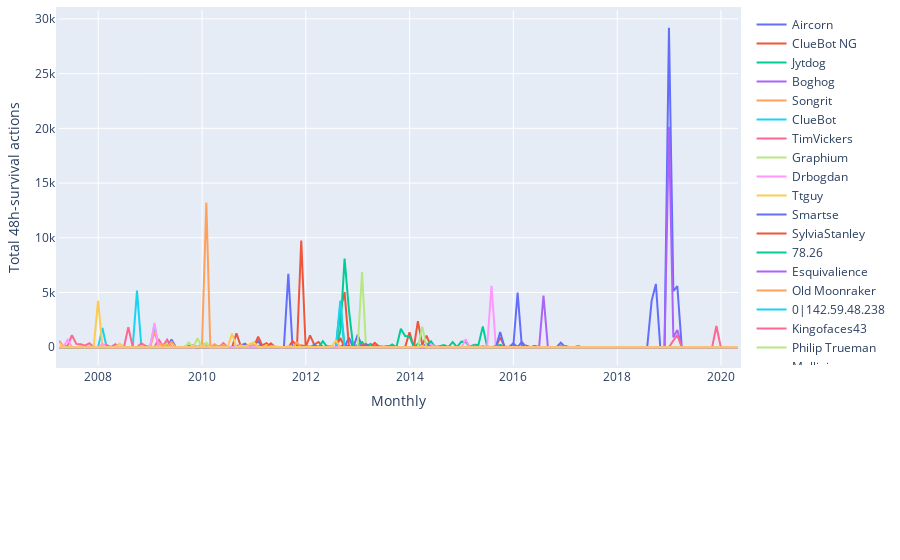

Notebook code cell kept with this figure:
### Markdown cell above
<span style="color: #626262"> Try yourself! This is what will happen when you click 'Get Editors Rank' button: </span>

### Code cell
### ------------------------------------------------------------------------------- ###
### TRY YOURSELF! THIS IS WHAT WILL HAPPEN WHEN YOU CLICK 'Get Editors Info' BUTTON ###
### ------------------------------------------------------------------------------- ###

## Create an RankedEditorsListener instance, more details can be found in                     ##
## https://github.com/gesiscss/wikiwho_demo_new/blob/master/visualization/editors_listener.py ##

rank_listener = RankedEditorsListener(total_actions)

## Visualization, core visual code lies in RankedEditorsListener, then the interact function  ##
## makes it interactive.                                                                      ##

# This is the page you used
print('The page that is being used:', the_page['title'], f'({abbreviation(languageSelection.value).upper()})')

# Visualization: parameters
begin_date = date(2007, 3, 1)
end_date = date(2020, 5, 1)
frequency = 'Monthly' # "Monthly", "Weekly", "Daily"
top_editors = 20 # 20, 10, 5

# Visualization: chart and graph
rank_listener.listen(_range1=begin_date,
                    _range2=end_date,
                    granularity=frequency,
                    top=top_editors)

### Figure 1 — Plotly figure (JSON) as saved in the notebook; plotly's stock layout.template omitted (floating-point values rounded to 4 significant figures; data arrays with more than 128 entries replaced by an {"elided": "..."} marker saying what was removed)
{"data": [{"mode": "lines", "name": "Aircorn", "type": "scatter", "x": {"elided": "158 str values"}, "y": {"elided": "158 int values"}}, {"mode": "lines", "name": "ClueBot NG", "type": "scatter", "x": {"elided": "158 str values"}, "y": {"elided": "158 int values"}}, {"mode": "lines", "name": "Jytdog", "type": "scatter", "x": {"elided": "158 str values"}, "y": {"elided": "158 int values"}}, {"mode": "lines", "name": "Boghog", "type": "scatter", "x": {"elided": "158 str values"}, "y": {"elided": "158 int values"}}, {"mode": "lines", "name": "Songrit", "type": "scatter", "x": {"elided": "158 str values"}, "y": {"elided": "158 int values"}}, {"mode": "lines", "name": "ClueBot", "type": "scatter", "x": {"elided": "158 str values"}, "y": {"elided": "158 int values"}}, {"mode": "lines", "name": "TimVickers", "type": "scatter", "x": {"elided": "158 str values"}, "y": {"elided": "158 int values"}}, {"mode": "lines", "name": "Graphium", "type": "scatter", "x": {"elided": "158 str values"}, "y": {"elided": "158 int values"}}, {"mode": "lines", "name": "Drbogdan", "type": "scatter", "x": {"elided": "158 str values"}, "y": {"elided": "158 int values"}}, {"mode": "lines", "name": "Ttguy", "type": "scatter", "x": {"elided": "158 str values"}, "y": {"elided": "158 int values"}}, {"mode": "lines", "name": "Smartse", "type": "scatter", "x": {"elided": "158 str values"}, "y": {"elided": "158 int values"}}, {"mode": "lines", "name": "SylviaStanley", "type": "scatter", "x": {"elided": "158 str values"}, "y": {"elided": "158 int values"}}, {"mode": "lines", "name": "78.26", "type": "scatter", "x": {"elided": "158 str values"}, "y": {"elided": "158 int values"}}, {"mode": "lines", "name": "Esquivalience", "type": "scatter", "x": {"elided": "158 str values"}, "y": {"elided": "158 int values"}}, {"mode": "lines", "name": "Old Moonraker", "type": "scatter", "x": {"elided": "158 str values"}, "y": {"elided": "158 int values"}}, {"mode": "lines", "name": "0|142.59.48.238", "type": "scatter", "x": {"elided": "158 str values"}, "y": {"elided": "158 int values"}}, {"mode": "lines", "name": "Kingofaces43", "type": "scatter", "x": {"elided": "158 str values"}, "y": {"elided": "158 int values"}}, {"mode": "lines", "name": "Philip Trueman", "type": "scatter", "x": {"elided": "158 str values"}, "y": {"elided": "158 int values"}}, {"mode": "lines", "name": "Malljaja", "type": "scatter", "x": {"elided": "158 str values"}, "y": {"elided": "158 int values"}}, {"mode": "lines", "name": "Bobrayner", "type": "scatter", "x": {"elided": "158 str values"}, "y": {"elided": "158 int values"}}], "layout": {"hovermode": "x unified", "margin": {"b": 195, "l": 50, "pad": 3, "r": 50, "t": 10}, "showlegend": true, "xaxis": {"title": {"text": "Monthly"}}, "yaxis": {"title": {"text": "Total 48h-survival actions"}}}}
